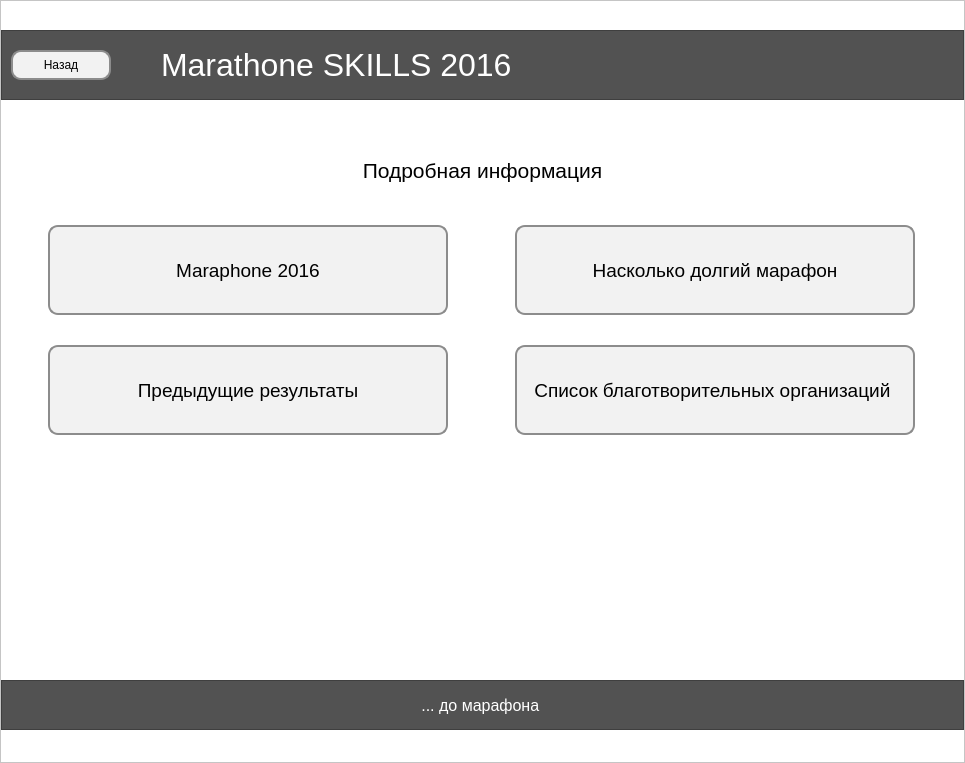
<?xml version="1.0" encoding="UTF-8"?>
<ui version="4.0">
 <class>MainWindow</class>
 <widget class="QMainWindow" name="MainWindow">
  <property name="geometry">
   <rect>
    <x>0</x>
    <y>0</y>
    <width>965</width>
    <height>763</height>
   </rect>
  </property>
  <property name="windowTitle">
   <string>MainWindow</string>
  </property>
  <widget class="QWidget" name="centralwidget">
   <property name="styleSheet">
    <string notr="true">QPushButton {
	background-color: rgb(242, 242, 242);
	border: 2px solid;
	border-radius: 10px;
	
	border-color: rgb(140, 140, 140);
}




QFrame {
	background-color: rgb(82, 82, 82);
}


QLabel#heading{
	font-size: 24pt;
	background-color: rgb(82, 82, 82);
	color: rgb(255, 255, 255);
}

QLabel#greet_city_label, QLabel#greet_date_label{
	font-size: 14pt;
	color: rgb(204, 204, 204);
}


QLabel{
background-color: rgba(255, 255, 255, 0);
}



QFrame#frame_bg{
	background-color: rgb(255, 255, 255);
}

QTextEdit {

	background-color: rgb(255, 255, 255);
}


QLineEdit{
border: 1px solid;
	border-color: rgb(127, 127, 127);
}
QComboBox{
border: 1px solid;
	border-color: rgb(127, 127, 127);
}</string>
   </property>
   <layout class="QVBoxLayout" name="verticalLayout_3">
    <property name="leftMargin">
     <number>0</number>
    </property>
    <property name="topMargin">
     <number>0</number>
    </property>
    <property name="rightMargin">
     <number>0</number>
    </property>
    <property name="bottomMargin">
     <number>0</number>
    </property>
    <item>
     <widget class="QFrame" name="frame_bg">
      <property name="maximumSize">
       <size>
        <width>16777215</width>
        <height>16777215</height>
       </size>
      </property>
      <property name="frameShape">
       <enum>QFrame::StyledPanel</enum>
      </property>
      <property name="frameShadow">
       <enum>QFrame::Raised</enum>
      </property>
      <layout class="QVBoxLayout" name="verticalLayout_8">
       <property name="spacing">
        <number>6</number>
       </property>
       <property name="leftMargin">
        <number>0</number>
       </property>
       <property name="topMargin">
        <number>0</number>
       </property>
       <property name="rightMargin">
        <number>0</number>
       </property>
       <property name="bottomMargin">
        <number>0</number>
       </property>
       <item>
        <widget class="QFrame" name="header_frame">
         <property name="maximumSize">
          <size>
           <width>16777215</width>
           <height>70</height>
          </size>
         </property>
         <property name="frameShape">
          <enum>QFrame::StyledPanel</enum>
         </property>
         <property name="frameShadow">
          <enum>QFrame::Raised</enum>
         </property>
         <layout class="QHBoxLayout" name="horizontalLayout">
          <property name="spacing">
           <number>50</number>
          </property>
          <property name="topMargin">
           <number>9</number>
          </property>
          <item>
           <widget class="QPushButton" name="back_btn">
            <property name="minimumSize">
             <size>
              <width>0</width>
              <height>30</height>
             </size>
            </property>
            <property name="maximumSize">
             <size>
              <width>100</width>
              <height>16777215</height>
             </size>
            </property>
            <property name="text">
             <string>Назад</string>
            </property>
           </widget>
          </item>
          <item>
           <widget class="QLabel" name="heading">
            <property name="maximumSize">
             <size>
              <width>16777215</width>
              <height>40</height>
             </size>
            </property>
            <property name="text">
             <string>Мarathone SKILLS 2016</string>
            </property>
            <property name="alignment">
             <set>Qt::AlignLeading|Qt::AlignLeft|Qt::AlignVCenter</set>
            </property>
           </widget>
          </item>
         </layout>
        </widget>
       </item>
       <item>
        <layout class="QVBoxLayout" name="window_content">
         <property name="spacing">
          <number>30</number>
         </property>
         <property name="leftMargin">
          <number>10</number>
         </property>
         <property name="topMargin">
          <number>10</number>
         </property>
         <property name="rightMargin">
          <number>10</number>
         </property>
         <property name="bottomMargin">
          <number>10</number>
         </property>
         <item>
          <widget class="QLabel" name="label">
           <property name="sizePolicy">
            <sizepolicy hsizetype="Minimum" vsizetype="Maximum">
             <horstretch>0</horstretch>
             <verstretch>0</verstretch>
            </sizepolicy>
           </property>
           <property name="maximumSize">
            <size>
             <width>16777215</width>
             <height>50</height>
            </size>
           </property>
           <property name="font">
            <font>
             <pointsize>16</pointsize>
            </font>
           </property>
           <property name="text">
            <string>Подробная информация</string>
           </property>
           <property name="alignment">
            <set>Qt::AlignCenter</set>
           </property>
           <property name="wordWrap">
            <bool>false</bool>
           </property>
           <property name="margin">
            <number>0</number>
           </property>
           <property name="indent">
            <number>-1</number>
           </property>
          </widget>
         </item>
         <item>
          <layout class="QGridLayout" name="gridLayout">
           <item row="0" column="0">
            <widget class="QPushButton" name="info_btn">
             <property name="sizePolicy">
              <sizepolicy hsizetype="Maximum" vsizetype="Fixed">
               <horstretch>0</horstretch>
               <verstretch>0</verstretch>
              </sizepolicy>
             </property>
             <property name="minimumSize">
              <size>
               <width>0</width>
               <height>90</height>
              </size>
             </property>
             <property name="maximumSize">
              <size>
               <width>400</width>
               <height>16777215</height>
              </size>
             </property>
             <property name="font">
              <font>
               <pointsize>14</pointsize>
              </font>
             </property>
             <property name="text">
              <string>Maraphone 2016</string>
             </property>
            </widget>
           </item>
           <item row="0" column="2">
            <widget class="QPushButton" name="what_long_btn">
             <property name="sizePolicy">
              <sizepolicy hsizetype="Maximum" vsizetype="Fixed">
               <horstretch>0</horstretch>
               <verstretch>0</verstretch>
              </sizepolicy>
             </property>
             <property name="minimumSize">
              <size>
               <width>0</width>
               <height>90</height>
              </size>
             </property>
             <property name="maximumSize">
              <size>
               <width>400</width>
               <height>16777215</height>
              </size>
             </property>
             <property name="font">
              <font>
               <pointsize>14</pointsize>
              </font>
             </property>
             <property name="styleSheet">
              <string notr="true"/>
             </property>
             <property name="text">
              <string>Насколько долгий марафон</string>
             </property>
            </widget>
           </item>
           <item row="1" column="0">
            <widget class="QPushButton" name="past_res_btn">
             <property name="sizePolicy">
              <sizepolicy hsizetype="Maximum" vsizetype="Fixed">
               <horstretch>0</horstretch>
               <verstretch>0</verstretch>
              </sizepolicy>
             </property>
             <property name="minimumSize">
              <size>
               <width>0</width>
               <height>90</height>
              </size>
             </property>
             <property name="maximumSize">
              <size>
               <width>400</width>
               <height>16777215</height>
              </size>
             </property>
             <property name="font">
              <font>
               <pointsize>14</pointsize>
              </font>
             </property>
             <property name="text">
              <string>Предыдущие результаты</string>
             </property>
            </widget>
           </item>
           <item row="1" column="2">
            <widget class="QPushButton" name="open_org_list">
             <property name="sizePolicy">
              <sizepolicy hsizetype="Maximum" vsizetype="Fixed">
               <horstretch>0</horstretch>
               <verstretch>0</verstretch>
              </sizepolicy>
             </property>
             <property name="minimumSize">
              <size>
               <width>0</width>
               <height>90</height>
              </size>
             </property>
             <property name="maximumSize">
              <size>
               <width>400</width>
               <height>16777215</height>
              </size>
             </property>
             <property name="font">
              <font>
               <pointsize>14</pointsize>
              </font>
             </property>
             <property name="styleSheet">
              <string notr="true"/>
             </property>
             <property name="text">
              <string>Список благотворительных организаций </string>
             </property>
             <property name="flat">
              <bool>false</bool>
             </property>
            </widget>
           </item>
          </layout>
         </item>
         <item>
          <spacer name="verticalSpacer">
           <property name="orientation">
            <enum>Qt::Vertical</enum>
           </property>
           <property name="sizeType">
            <enum>QSizePolicy::Maximum</enum>
           </property>
           <property name="sizeHint" stdset="0">
            <size>
             <width>20</width>
             <height>200</height>
            </size>
           </property>
          </spacer>
         </item>
        </layout>
       </item>
       <item>
        <widget class="QFrame" name="footer_frame">
         <property name="sizePolicy">
          <sizepolicy hsizetype="Expanding" vsizetype="Preferred">
           <horstretch>0</horstretch>
           <verstretch>0</verstretch>
          </sizepolicy>
         </property>
         <property name="maximumSize">
          <size>
           <width>16777215</width>
           <height>50</height>
          </size>
         </property>
         <property name="frameShape">
          <enum>QFrame::StyledPanel</enum>
         </property>
         <property name="frameShadow">
          <enum>QFrame::Raised</enum>
         </property>
         <layout class="QVBoxLayout" name="verticalLayout_7">
          <property name="leftMargin">
           <number>0</number>
          </property>
          <property name="topMargin">
           <number>0</number>
          </property>
          <property name="rightMargin">
           <number>0</number>
          </property>
          <property name="bottomMargin">
           <number>0</number>
          </property>
          <item>
           <widget class="QLabel" name="greet_time_left">
            <property name="sizePolicy">
             <sizepolicy hsizetype="Expanding" vsizetype="Preferred">
              <horstretch>0</horstretch>
              <verstretch>0</verstretch>
             </sizepolicy>
            </property>
            <property name="styleSheet">
             <string notr="true">QLabel#greet_time_left{
	font-size: 12pt;
	color: #fff;
	background-color: rgba(242, 242, 242, 0);
}</string>
            </property>
            <property name="text">
             <string>... до марафона </string>
            </property>
            <property name="alignment">
             <set>Qt::AlignCenter</set>
            </property>
            <property name="margin">
             <number>5</number>
            </property>
           </widget>
          </item>
         </layout>
        </widget>
       </item>
      </layout>
     </widget>
    </item>
   </layout>
  </widget>
 </widget>
 <resources/>
 <connections/>
</ui>
